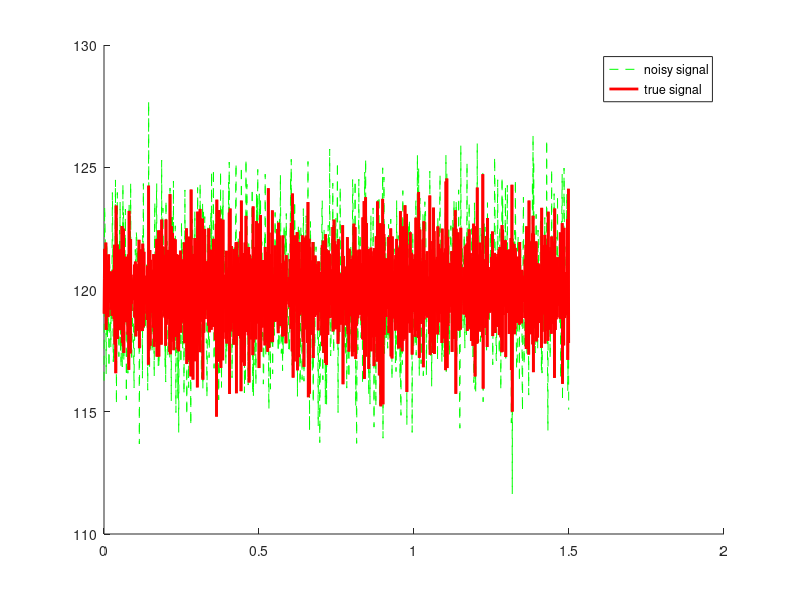

Reproduce this figure in MATLAB.
% make our noisy function
Fs = 1000;            % Sampling frequency                    
T = 1/Fs;             % Sampling period       
L = 1500;             % Length of signal
t = (0:L-1)*T;        % Time vector


S = 0.7*sin(2*pi*50*t) + sin(2*pi*120*t)+120;
X = S + 2*randn(size(t));


% plot(t,X)
Y = fft(X);
% plot(real(Y))


P2 = abs(Y/L);
P1 = P2(1:L/2+1);
P1(2:end-1) = 2*P1(2:end-1);


f = Fs*(0:(L/2))/L;
% plot(f,P1) 
% title('Single-Sided Amplitude Spectrum of X(t)')
% xlabel('f (Hz)')
% ylabel('|P1(f)|')








y=X;
 
Y = fft(y);

r = 422; % range of frequencies we want to preserve

rectangle = zeros(size(Y));
rectangle(750-r:750+r) = 1;               % preserve low +ve frequencies
rectangle(1) = 1;   
rectangle(end) = 1;    
y_rect = ifft(Y.*rectangle);   % full low-pass filtered signal

hold on;
plot(t,y,'g--'); 
 
plot(t,y_rect,'r','LineWidth',2);
legend('noisy signal','true signal')
